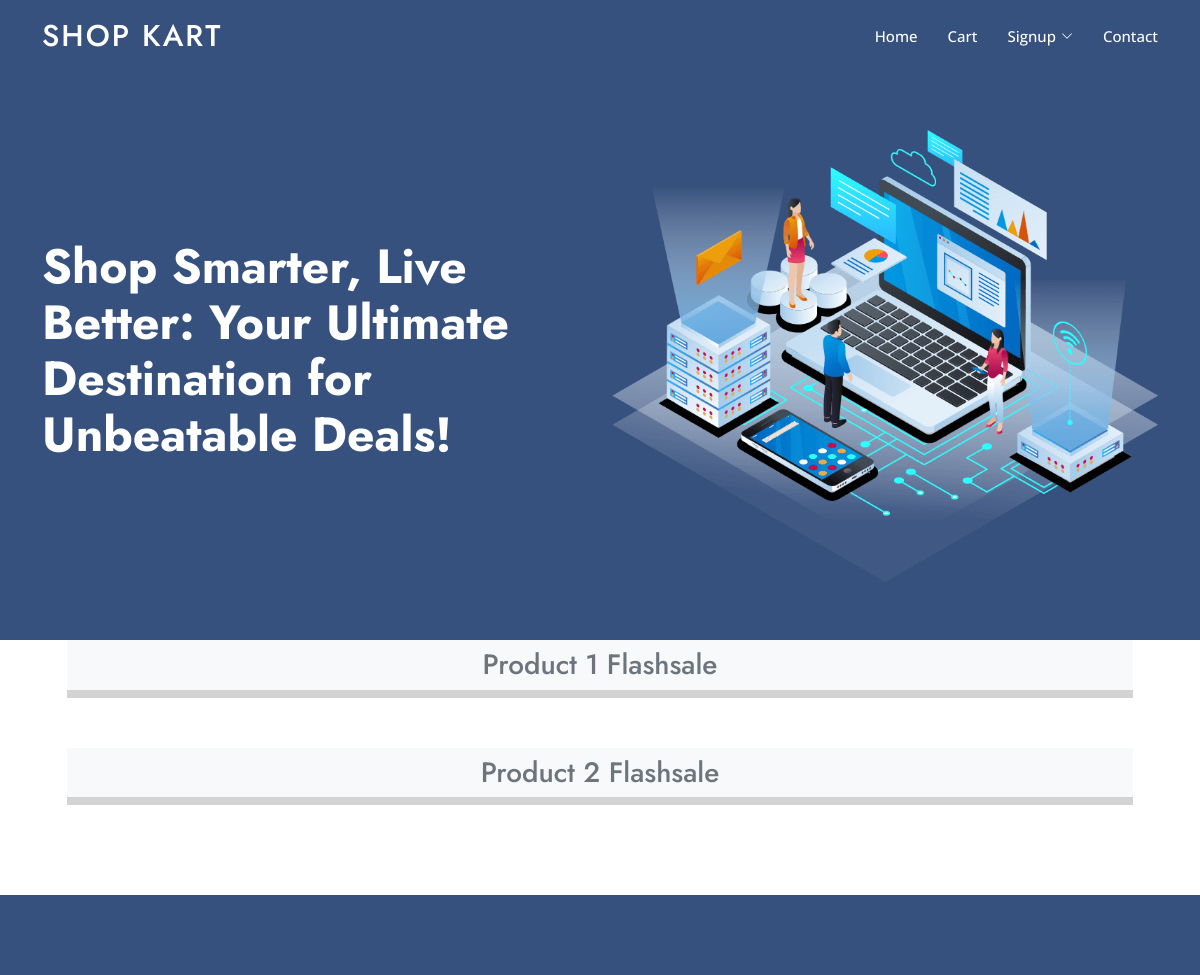
Before: / with the older database file.
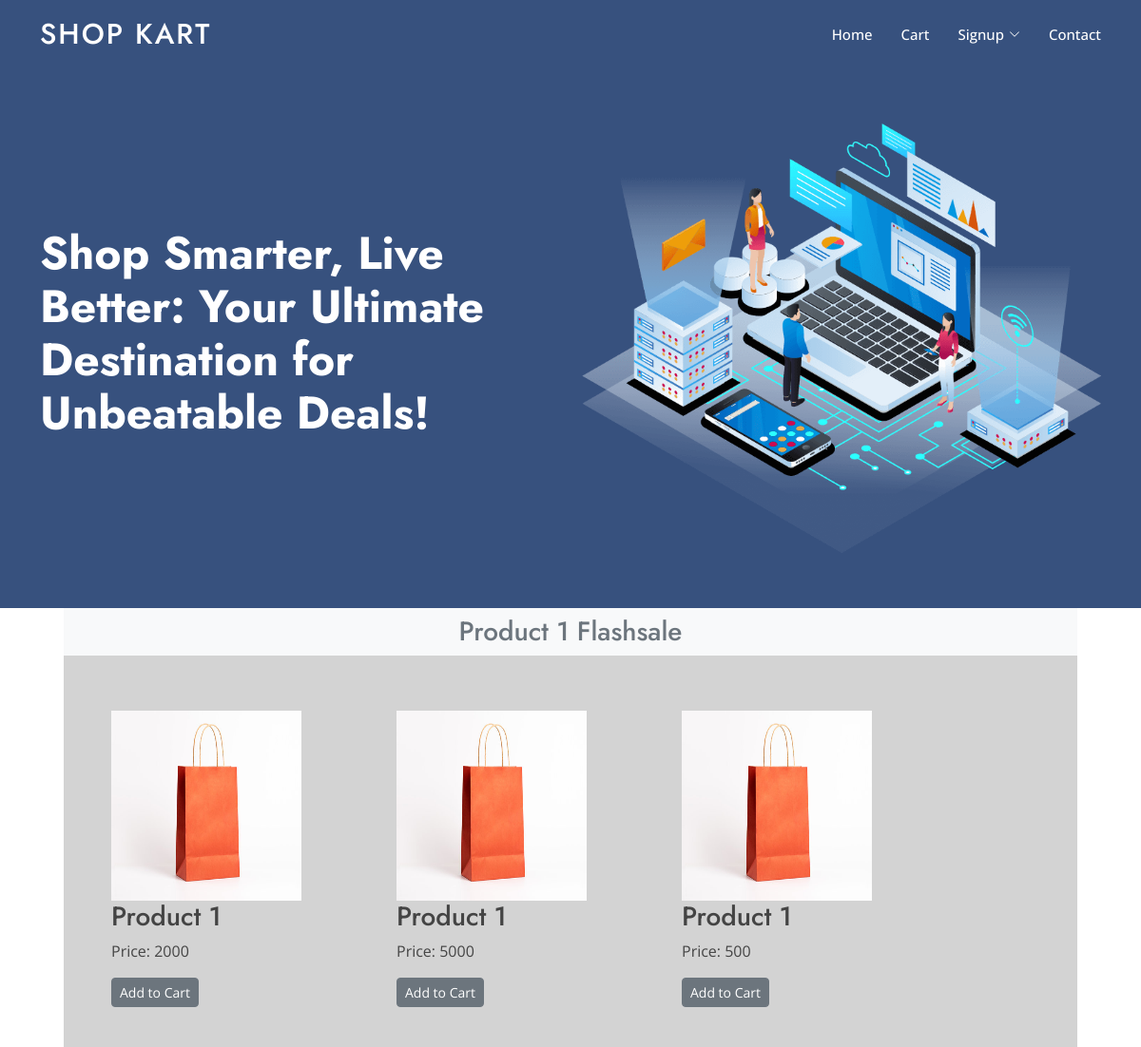
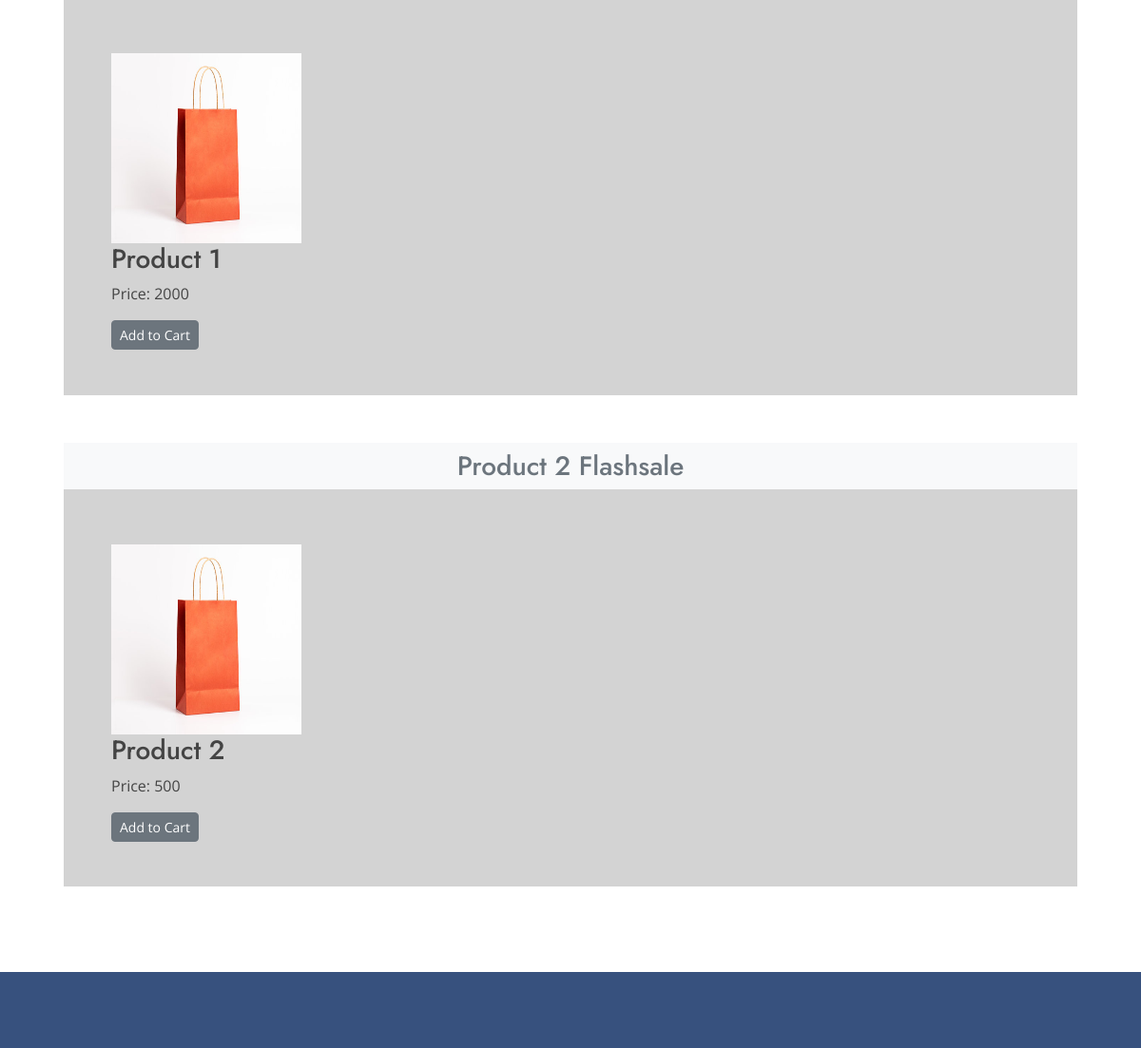
After: the same page with the newer database file (2 pictures, top to bottom).
### ecommerceapp/models.py (models this page shows, shortened)
class Product(models.Model):
    product_id = models.AutoField
    product_name = models.CharField(max_length=100)
    category = models.CharField(max_length=100, default="")
    subcategory = models.CharField(max_length=50, default="")
    price = models.IntegerField(default=0)
    desc = models.CharField(max_length=300)
    image = models.ImageField(upload_to='images/images')

### ecommerceapp/views.py (the view)
# urls.py: path('', views.index, name="index"),
def index(request):
    all_products = Product.objects.all()
    category1_products = all_products.filter(category='Product 1')
    category2_products = all_products.filter(category='Product 2')
    return render(request, "index.html",
        {'category1_products': category1_products,
        'category2_products': category2_products,})

### templates/index.html (shortened to what this page needs)
{% extends "base.html" %}
{% block hero %}
<section id="hero" class="d-flex align-items-center">
  <div class="container">
    <div class="row">
      <div class="col-lg-6 d-flex flex-column justify-content-center pt-4 pt-lg-0 order-2 order-lg-1" data-aos="fade-up"
        data-aos-delay="200">
        <h1>Shop Smarter, Live Better: Your Ultimate Destination for Unbeatable Deals!</h1>
      </div>
      <div class="col-lg-6 order-1 order-lg-2 hero-img" data-aos="zoom-in" data-aos-delay="200">
        <img src="/static/assets/img/hero-img.png" class="img-fluid animated" alt="" />
      </div>
    </div>
  </div>
</section>
{% endblock hero %}
{% block body %}
<section id="portfolio" class="portfolio">
  <div id="category1" class="category container">
    <div class="row">
      <h3 class="p-2 text-center text-secondary bg-light">Product 1 Flashsale</h3>
      {% for product in category1_products %}
      <div class="col-md-2 body">
        <div class="product" data-id="{{ product.id }}" data-price="{{product.price}}"
          data-name="{{product.product_name}}">
          <img class="card-img-top" src="/media/{{product.image}}" alt="Card image cap">
          <h3>{{ product.product_name }}</h3>
          <p>Price: {{ product.price }}</p>
          <button class="add-to-cart btn btn-secondary btn-sm">Add to Cart</button>
        </div>
      </div>
      {% endfor %}
    </div>
  </div>
  <div id="category2" class="category container">
    <div class="row">
      <h3 class="p-2 text-center text-secondary bg-light">Product 2 Flashsale</h3>
      {% for product in category2_products %}
      <div class="col-md-2 body">
        <div class="product" data-id="{{ product.id }}" data-price="{{product.price}}"
          data-name="{{product.product_name}}">
          <img class="card-img-top" style="height: 200px;" src="/media/{{product.image}}" alt="Card image cap">
          <h3>{{ product.product_name }}</h3>
          <p>Price: {{ product.price }}</p>
          <button class="add-to-cart btn btn-secondary btn-sm">Add to Cart</button>
        </div>
      </div>
      {% endfor %}
    </div>
  </div>
</section>
{% endblock body %}
{% block footer %}
<div class=" footer-bottom">
</div>
{% endblock footer %}

### templates/base.html (shortened to what this page needs)
{% load static %}
<!DOCTYPE html>
<html lang="en">
<head>
  <link href="/static/assets/vendor/aos/aos.css" rel="stylesheet" />
  <link href="/static/assets/vendor/bootstrap/css/bootstrap.min.css" rel="stylesheet" />
  <link href="/static/assets/vendor/bootstrap-icons/bootstrap-icons.css" rel="stylesheet" />
  <link href="/static/assets/vendor/boxicons/css/boxicons.min.css" rel="stylesheet" />
  <link href="/static/assets/vendor/glightbox/css/glightbox.min.css" rel="stylesheet" />
  <link href="/static/assets/vendor/remixicon/remixicon.css" rel="stylesheet" />
  <link href="/static/assets/vendor/swiper/swiper-bundle.min.css" rel="stylesheet" />
  <link href="/static/assets/css/style.css" rel="stylesheet" />
</head>
<body>
  <header id="header" class="fixed-top">
    <div class="container d-flex align-items-center">
      <h1 class="logo me-auto"><a href="/">Shop kart</a></h1>
      <nav id="navbar" class="navbar">
        <ul>
          <li><a class="nav-link scrollto active" href="/">Home</a></li>
          <li><a class="nav-link scrollto" href="/cart" id="cart" >Cart</a></li>
          {% if request.user.is_authenticated %}
          <li><a href="/auth/logout">Logout</a></li>
          {% else %}
          <li class="dropdown">
            <a href=""><span>Signup</span> <i class="bi bi-chevron-down"></i></a>
          </li>
          {% endif %}
          <li><a class="nav-link scrollto" href="/contact">Contact</a></li>
        </ul>
      </nav>
    </div>
  </header>
  {% block hero %}
  {% endblock hero %}
  {% block body %} {% endblock body %}
  {% block footer %} {% endblock footer %}
</body>
</html>

### static/assets/css/style.css (style rules this page uses)
body { font-family: "Open Sans", sans-serif; color: #444444; }
a { color: #47b2e4; text-decoration: none; }
h1, h2, h3, h4, h5, h6 { font-family: "Jost", sans-serif; }
#header { transition: all 0.5s; z-index: 997; padding: 15px 0; }
#header .logo { font-size: 30px; margin: 0; padding: 0; line-height: 1; font-weight: 500; letter-spacing: 2px; text-transform: uppercase; }
#header .logo a { color: #fff; }
.navbar { padding: 0; }
.navbar ul { margin: 0; padding: 0; display: flex; list-style: none; align-items: center; }
.navbar li { position: relative; }
.navbar a, .navbar a:focus { display: flex; align-items: center; justify-content: space-between; padding: 10px 0 10px 30px; font-size: 15px; font-weight: 500; color: #fff; white-space: nowrap; transition: 0.3s; }
.navbar a i, .navbar a:focus i { font-size: 12px; line-height: 0; margin-left: 5px; }
#hero { width: 100%; height: 80vh; background: #37517e; }
#hero .container { padding-top: 72px; }
#hero h1 { margin: 0 0 10px 0; font-size: 48px; font-weight: 700; line-height: 56px; color: #fff; }
#hero .animated { animation: up-down 2s ease-in-out infinite alternate-reverse both; }
.portfolio .row { margin:0px 25px 50px; background-color: lightgray; }
.portfolio .card-img-top { height: 200px; width: 200px; }
.portfolio .body { height: 350px; width: 240px; padding: 20px; margin: 30px; }
.footer-bottom { position: relative; bottom: 0; right: 0; left: 0; background-color: #37517e; height: 80px; }

Changed rows visible on the page:
now on this page (row edited): Product: image (picture), product_name "Product 1", price "2000", shown under "Product 1 Flashsale"
now on this page (row edited): Product: image (picture), product_name "Product 1", price "5000", shown under "Product 1 Flashsale"
now on this page (row edited): Product: image (picture), product_name "Product 1", price "500", shown under "Product 1 Flashsale"
now on this page (row edited): Product: image (picture), product_name "Product 1", price "2000", shown under "Product 1 Flashsale"
now on this page (row edited): Product: image (picture), product_name "Product 2", price "500", shown under "Product 2 Flashsale"
